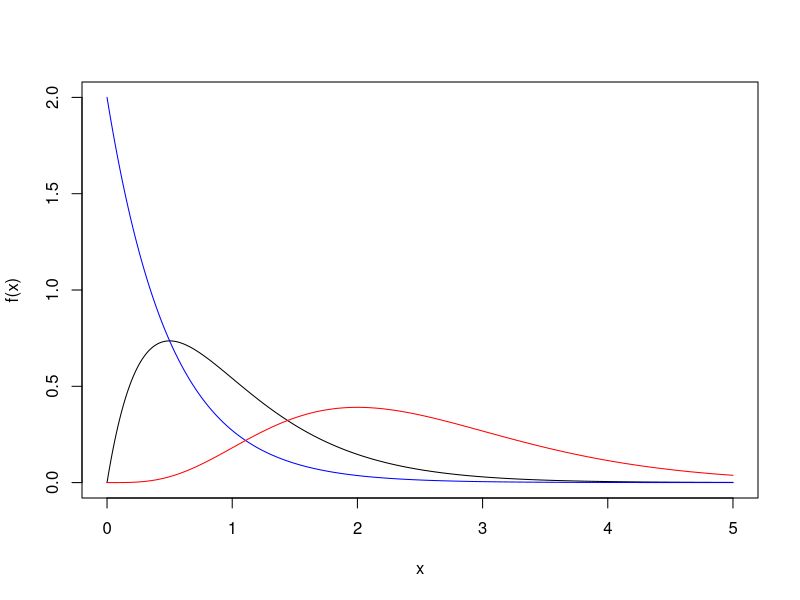
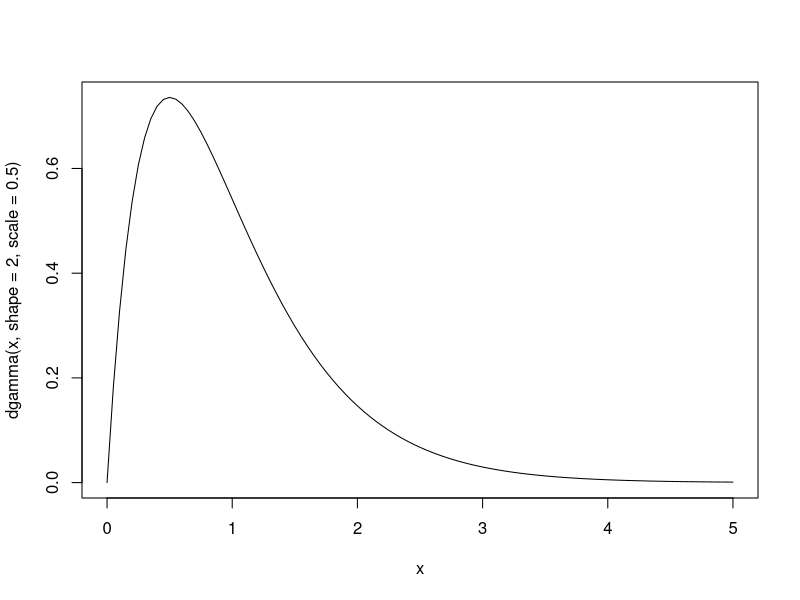
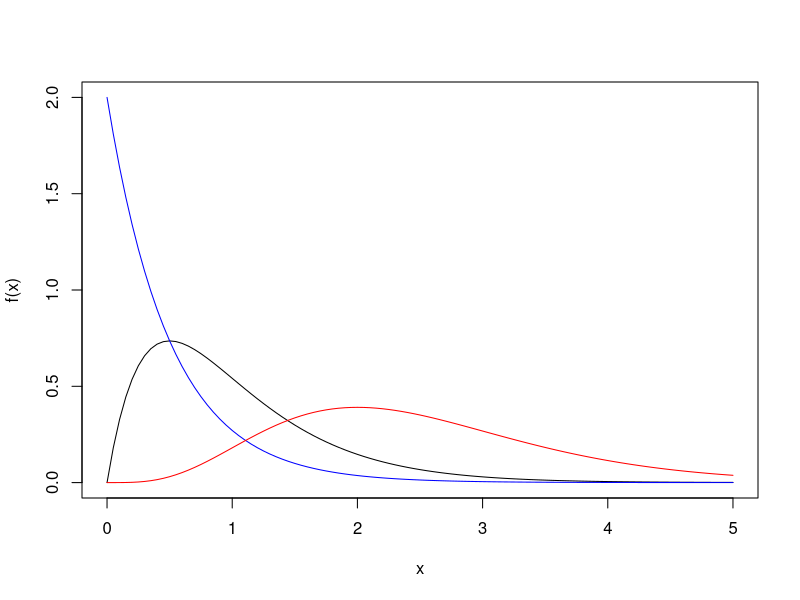

The R source for these figures, in order:
# Remove old variables:
rm(list=ls())

# P(X>2) for gamma(2,0.5)
# Excact
pgamma(2, shape=2, scale=0.5, lower.tail = FALSE)

# By simulation
nrep <- 10000
x <- rgamma(nrep, shape=2, scale=0.5)
length(x[x>2])/nrep 
sum(x>2)/nrep
# The two last lines above illustrate two ways of calculating the proportion
# of cases with x>2 in R

# Plot of gamma densities for different values of shape and scale
# Try other values of shape and scale
x <- seq(0,5,length.out = 2000) # Makes a sequence of points from 0 to 5.
plot(x,dgamma(x, shape=2, scale=0.5),xlab="x",ylab="f(x)",type="l",ylim=c(0,2))
lines(x,dgamma(x, shape=1, scale=0.5), col='blue')
lines(x,dgamma(x, shape=5, scale=0.5), col='red')

# Another way to generate these plots is via the curve()-function
plot(curve(dgamma(x, shape=2, scale=0.5),from=0,to=5),xlab="x",ylab="f(x)",type="l",ylim=c(0,2))
curve(dgamma(x, shape=1, scale=0.5),from=0,to=5,add=TRUE, col='blue')
curve(dgamma(x, shape=5, scale=0.5),from=0,to=5,add=TRUE, col='red')
